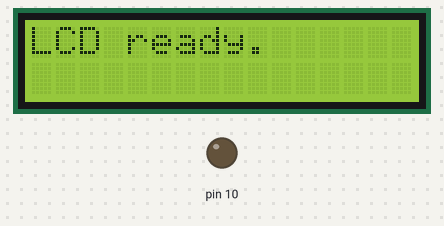
This sketch was run on a simulated Arduino Uno, built with avr-gcc and run on an emulated ATmega328P. Shown: 16×2 character LCD, output pins drawn as LEDs (lit = HIGH). Storage starts empty.

Above: at 0.1 s.
At 0.7 s:
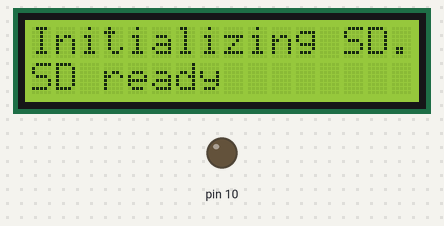
At 1.2 s:
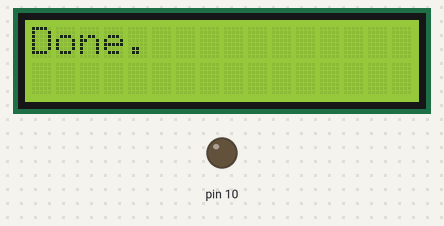

The sketch:

sd_card_writing_demo.ino
```cpp
#include <Wire.h>
#include <SPI.h>
#include <SD.h>
#include <LiquidCrystal_I2C.h>


LiquidCrystal_I2C  lcd(0x3F, 2, 1, 0, 4, 5, 6, 7, 3, POSITIVE);


void setupLCD() {
  lcd.begin(16, 2);
  lcd.setCursor(0, 0);

  lcd.print("LCD ready.");
  delay(500);
}

void setupSD() {
  pinMode(10, OUTPUT);

  lcd.clear();
  lcd.print("Initializing SD...");
  lcd.setCursor(0, 1);
  if (!SD.begin(4)) {
    lcd.print("SD init failed!");
  } else {
    lcd.print("SD ready");
  }  delay(500);
}

void performSDDemo() {
  File sampleFile = SD.open("demo.txt", FILE_WRITE);


  if (sampleFile) {
    lcd.clear();
    sampleFile.println("Sample demo with SD card writing");
    sampleFile.close();
    lcd.clear();
    lcd.print("Done.");
  } else {
    lcd.clear();
    lcd.print("File creation/opening failed!");
  }


}

void setup() {
  setupLCD();
  setupSD();
  performSDDemo();
}

void loop() {
  // put your main code here, to run repeatedly:


}
```

Measured:
- what the display in image 1 shows lasts 0.5 s, from 0.6 s to 1.1 s
